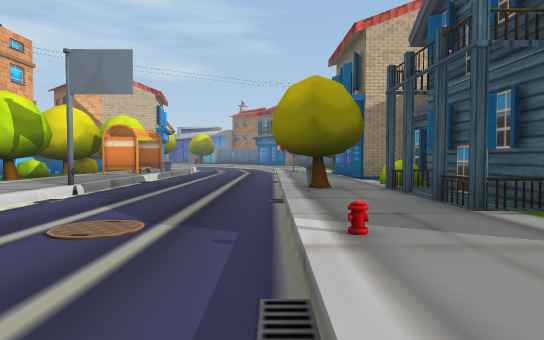
view 1 (above)

22 first-person views from a walk through a scene from a Unity 3-D project. The camera is 1.5 m above the floor, tilts 2° down and sees 75° across. The floor is counted in squares, 2 m on a side. Each view is taken from the middle of a square. On the plan, view 1 faces up. The plan holds only what a view shows up to about 11 squares ahead; the rest is blank. The place goes on beyond the plan. The player character is not drawn.

view 2
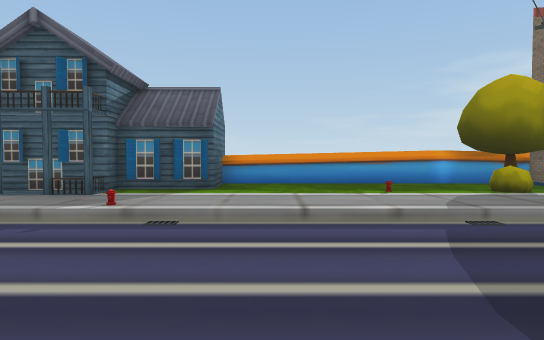

view 3
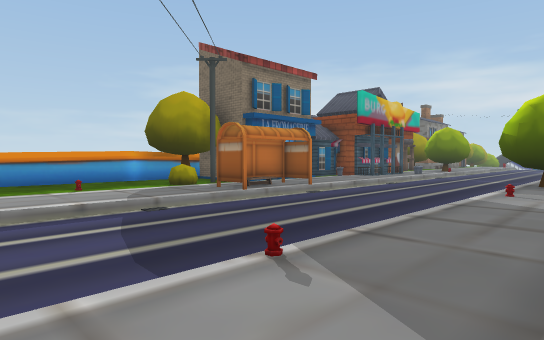

view 4
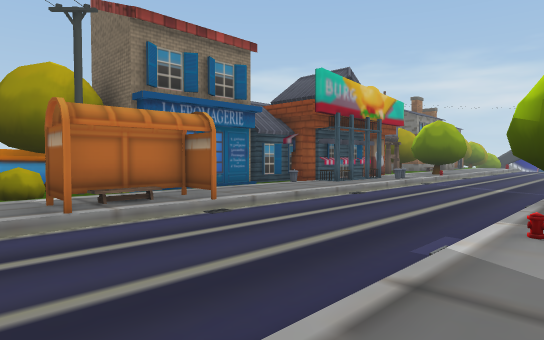

view 5
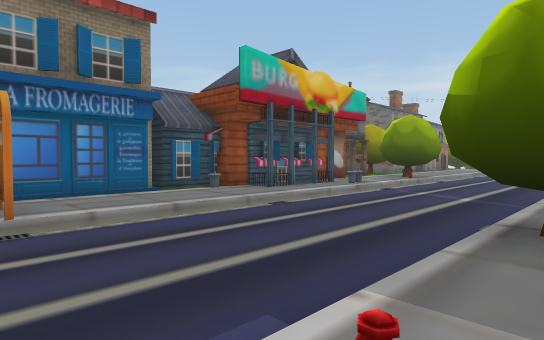

view 6
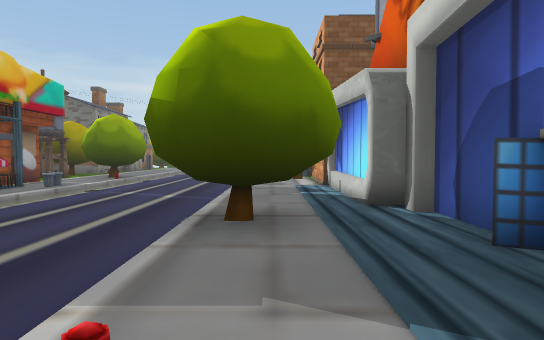

view 7
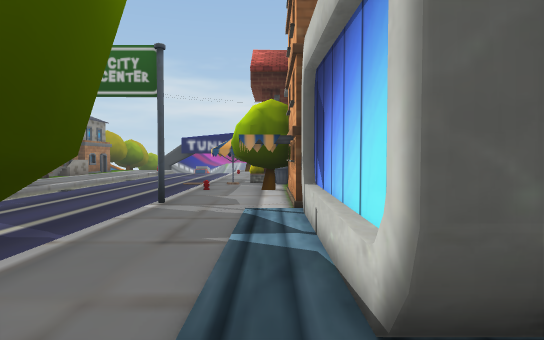

view 8
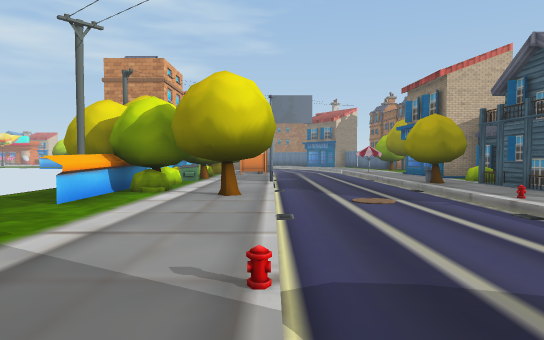

view 9
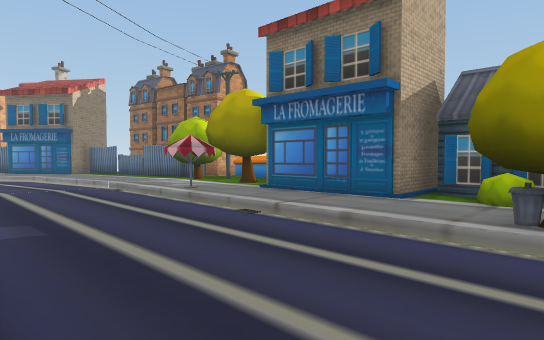

view 10
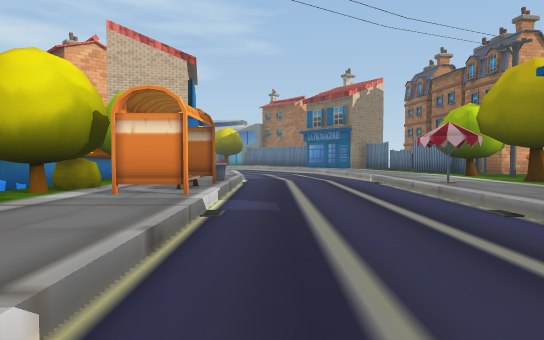

view 11
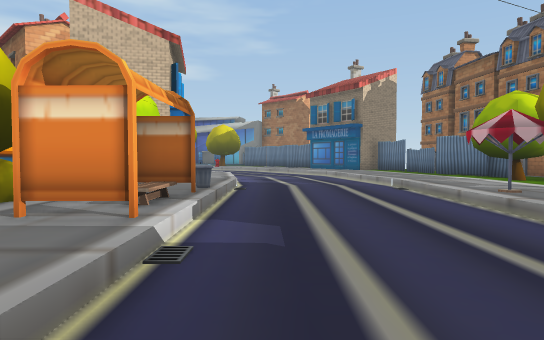

view 12
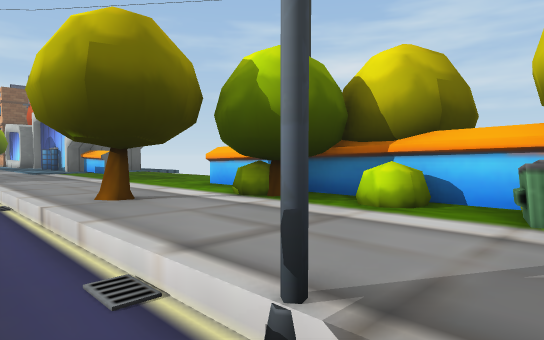

view 13
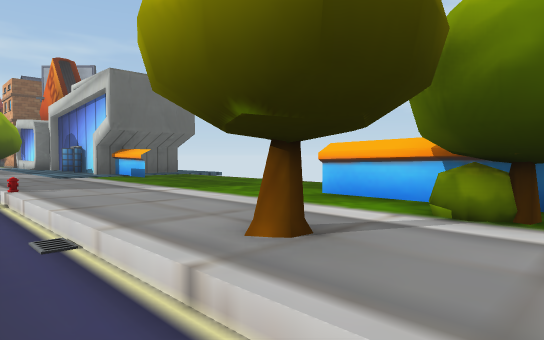

view 14
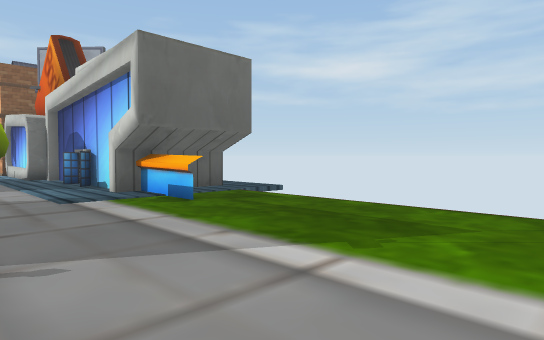

view 15
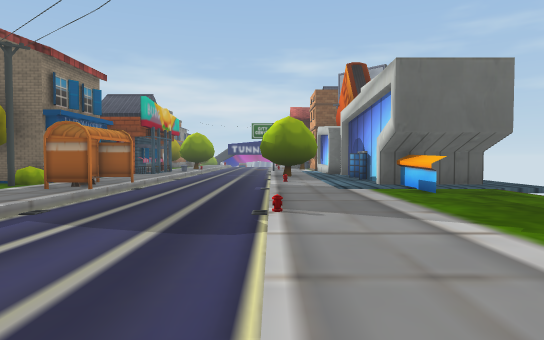

view 16
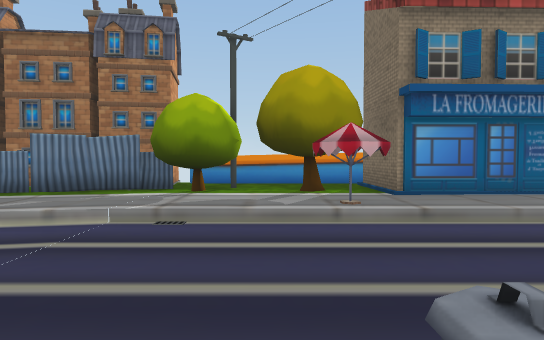

view 17
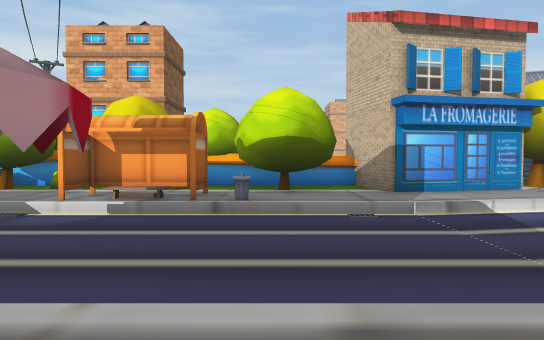

view 18
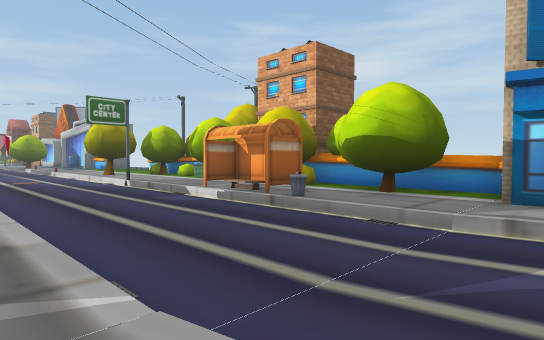

view 19
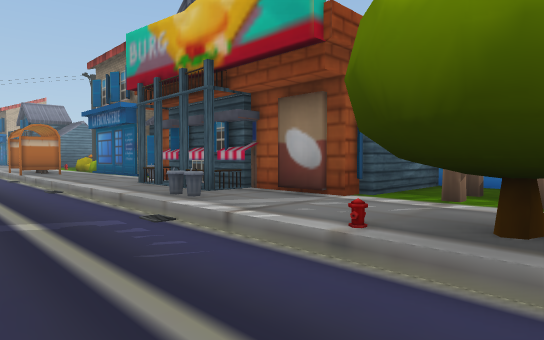

view 20
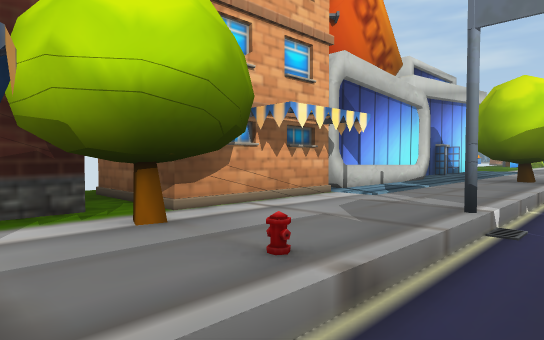

view 21
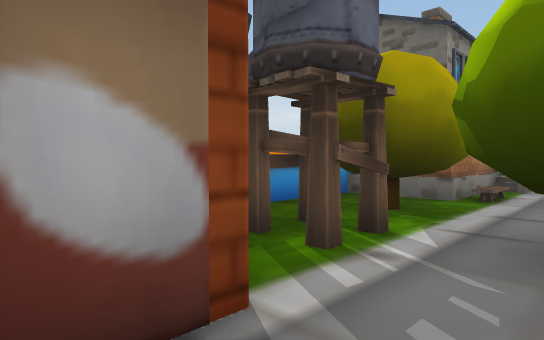

view 22
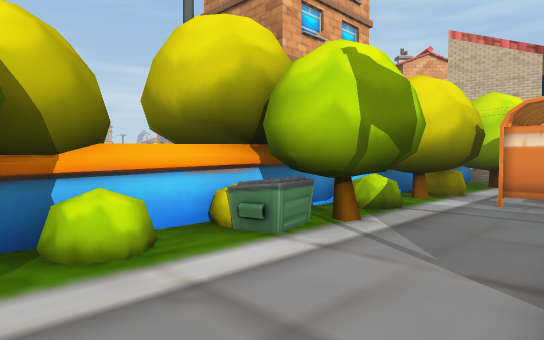

### Floor plan
Key: @ floor where view 1 was taken; # wall or solid block; x gap in a wall; . main floor; - floor 0.5 m lower than the main floor; / step, stairs or slope; = window, fence, low wall or low ledge; ^ raised ledge; S streetlight; B bench; H house; Y hydrant; U umbrella; F fence.
Columns run from 10 left of view 1 to 6 right of it. Each row starts with its distance up from view 1.
 19     #./---/..###
 18   ###./---/..F###
 17   #.../---/..##^
 16   ###./---/..##^
 15    ##./---/....^
 14     ###---/U.#.^
 13     ###---/U...#
 12     ##/---/.####
 11     ##/---/.#
 10     #./---/.#
  9    ##./---/.###
  8   ###./---/...#
  7   #...S---/#.^
  6   #^../---/#x#
  5  ####./---/..#
  4  .####/---/..##
  3  ..=.#/---/...#
  2  ...../---/...#
  1  ...../---/....^
  0  ...../---@....^
 -1  ...../---/....#
 -2  ...../---/....#
 -3  ...../---/....#
 -4  ...../---/....#
 -5  ..=../---//.^.#
 -6 ####../---/#.###
 -7   ##../---/B.^##
 -8    #../---//.#
 -9    #../---/..#
-10    #.//---/..#
-11    #.##---/..#
-12    #.##---/.=#
-13    #../---/..#
-14    #../---/.##
-15    #../---/.#
-16    #../---//##
-17    #H.S---/..#
-18    #../---/..###
-19    ##//---/....^
-20    ##./---Y###.
-21     #U/----#####

Positions as (right, up) in squares from view 1, and headings:
1: (0, 0), facing up
2: (-5, 0), facing right
3: (-6, 0), facing down-right
4: (-5, -4), facing down-right
5: (-5, -7), facing down-right
6: (-5, -7), facing down
7: (-6, -11), facing down
8: (-4, -4), facing up
9: (-4, 6), facing up-right
10: (-3, 6), facing up
11: (-3, 8), facing up
12: (-3, 8), facing down-left
13: (-3, 5), facing down-left
14: (-4, 1), facing down-left
15: (-4, 3), facing down
16: (-5, 15), facing right
17: (2, 15), facing left
18: (1, 19), facing down-left
19: (-2, -21), facing up-right
20: (-3, -21), facing up-left
21: (1, -17), facing down-right
22: (-4, 5), facing up-left
